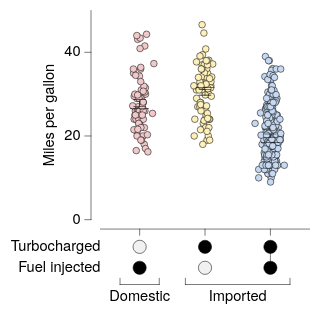

Source (Vega-Lite JSON):
### Vega-Lite specification from a JSON file in a GitHub repository (floating-point values rounded to 4 significant figures; data arrays with more than 128 entries replaced by an {"elided": "..."} marker saying what was removed)
{"background": null, "config": {"arc": {"fill": "#DBDBDB", "fillOpacity": 1.0, "innerRadius": 25.0, "padAngle": 0.03, "stroke": "black", "strokeOpacity": 1, "strokeWidth": 0.25}, "area": {"fill": "#DBDBDB", "fillOpacity": 1.0, "stroke": "black", "strokeOpacity": 1, "strokeWidth": 0.25}, "axis": {"domain": true, "domainCap": "round", "domainColor": "black", "domainWidth": 0.25, "grid": false, "gridCap": "round", "gridColor": "#F1F1F1", "gridDash": [0, 0], "gridOpacity": 1.0, "gridWidth": 0.25, "labelColor": "black", "labelFont": "Helvetica Neue", "labelFontSize": 7, "labelFontStyle": "normal", "labelFontWeight": 400, "offset": 4.5, "ticks": true, "tickCap": "round", "tickColor": "black", "tickRound": false, "tickSize": 3, "tickWidth": 0.25, "titleColor": "black", "titleFont": "Helvetica Neue", "titleFontSize": 7, "titleFontStyle": "normal", "titleFontWeight": 400}, "axisX": {"domain": true, "labelAlign": "center", "labelAngle": 0, "labels": true, "ticks": true, "translate": 0}, "axisY": {"domain": true, "labelAlign": "right", "labelAngle": 0, "labels": true, "ticks": true, "translate": 0}, "axisRight": {"domain": true, "labelAlign": "left", "labelAngle": 0, "labels": true, "ticks": true, "translate": 0}, "axisTop": {"domain": true, "labelAlign": "center", "labelAngle": 0, "labels": true, "ticks": true, "translate": 0}, "axisBand": {"tickOffset": 0}, "bar": {"fill": "#DBDBDB", "fillOpacity": 1.0, "stroke": "black", "strokeOpacity": 1, "strokeWidth": 0.25}, "boxplot": {"size": 9.0, "ticks": {"cornerRadius": 0.25, "fill": "black", "size": 4.5, "thickness": 0.25}, "box": {"fillOpacity": 1.0, "stroke": "black", "strokeOpacity": 1, "strokeWidth": 0.25}, "median": {"fill": "black", "fillOpacity": 1.0, "size": 9.0, "thickness": 0.25}, "rule": {"fill": "black", "fillOpacity": 1.0, "size": 10.0, "stroke": "black", "strokeDash": [0, 0], "strokeOpacity": 1, "strokeWidth": 0.25}, "outliers": {"color": "black", "fill": "black", "fillOpacity": 1.0, "size": 0, "stroke": "black", "strokeOpacity": 1, "strokeWidth": 0.25}}, "circle": {"fill": "black", "fillOpacity": 1.0, "size": 0.5, "stroke": null, "strokeOpacity": 1, "strokeWidth": 0.25}, "errorband": {"band": {"fillOpacity": 0.6, "stroke": null, "strokeWidth": 0.25, "strokeOpacity": 1}, "borders": {"opacity": 0, "strokeOpacity": 0.25, "strokeWidth": 1}}, "errorbar": {"opacity": 1, "rule": {"strokeDash": [0, 0], "strokeWidth": 0.25}, "ticks": {"color": "black", "cornerRadius": 0.125, "opacity": 1, "size": 6.0, "thickness": 0.25}, "thickness": 0.25}, "font": "Helvetica Neue", "geoshape": {"fill": "#DBDBDB", "fillOpacity": 1.0, "stroke": "black", "strokeOpacity": 1, "strokeWidth": 0.25}, "header": {"labelColor": "black", "labelFont": "Helvetica Neue", "labelFontSize": 7, "labelFontStyle": "normal", "labelFontWeight": 400, "titleColor": "black", "titleFont": "Helvetica Neue", "titleFontSize": 7, "titleFontStyle": "normal", "titleFontWeight": 400, "titlePadding": 0}, "legend": {"disable": false, "offset": 4.5, "titlePadding": 4, "labelOffset": 2, "gradientLabelOffset": 2, "gradientLength": 50.0, "gradientThickness": 5.0, "gradientOpacity": 1.0, "gradientStrokeColor": "black", "gradientStrokeWidth": 0.25, "labelColor": "black", "labelFont": "Helvetica Neue", "labelFontSize": 7, "labelFontStyle": "normal", "labelFontWeight": 400, "strokeColor": "black", "strokeWidth": 0, "symbolSize": 42, "symbolStrokeColor": "black", "symbolStrokeWidth": 0.25, "titleColor": "black", "titleFont": "Helvetica Neue", "titleFontSize": 7, "titleFontStyle": "normal", "titleFontWeight": 400}, "line": {"color": "black", "stroke": "black", "strokeCap": "round", "strokeDash": [0, 0], "strokeOpacity": 1, "strokeWidth": 0.375}, "point": {"filled": true, "fill": "#DBDBDB", "fillOpacity": 1.0, "size": 5.0, "stroke": "black", "strokeOpacity": 1, "strokeWidth": 0.25}, "range": {"category": ["#C6D9F1", "#F1C9CB", "#FEF0B9", "#CEE37A", "#7AA8E0", "#E589A3", "#FDDD5D", "#68B961", "#4177B1", "#C35082", "#E5C227", "#438156"], "diverging": {"scheme": ["#C35082", "#CE6D94", "#D989A7", "#E2A4BA", "#EABFCE", "#F1DBE2", "#F6F6F6", "#D7E0EB", "#B9CBE0", "#9BB6D5", "#7DA1C9", "#5F8CBD", "#4177B1"]}, "heatmap": {"scheme": ["#130010", "#27022E", "#370453", "#3D1E76", "#3A3B92", "#2E57AA", "#1374BA", "#1A90BE", "#20ABC1", "#27C6C1", "#48DEB3", "#91EE9F"]}, "ordinal": {"scheme": ["#F1F1F1", "#DBDBDB", "#C6C6C6", "#B2B2B2", "#9D9D9D", "#898989", "#767676", "#636363", "#515151", "#404040", "#2F2F2F", "#1F1F1F"]}, "ramp": {"scheme": ["#130010", "#27022E", "#370453", "#3D1E76", "#3A3B92", "#2E57AA", "#1374BA", "#1A90BE", "#20ABC1", "#27C6C1", "#48DEB3", "#91EE9F"]}}, "rule": {"color": "black", "stroke": "black", "strokeCap": "round", "strokeDash": [2, 2], "strokeOpacity": 1, "strokeWidth": 0.25}, "scale": {"bandPaddingInner": 0.1, "bandPaddingOuter": 0.1, "round": false}, "rect": {"fill": "#DBDBDB", "fillOpacity": 1.0, "stroke": "black", "strokeOpacity": 1, "strokeWidth": 0.25}, "square": {"fill": "#DBDBDB", "fillOpacity": 1.0, "size": 10.0, "stroke": "black", "strokeOpacity": 1, "strokeWidth": 0.25}, "text": {"color": "black", "font": "Helvetica Neue", "fontSize": 7, "fontStyle": "normal", "fontWeight": 400}, "title": {"anchor": "middle", "frame": "group", "color": "black", "font": "Helvetica Neue", "fontSize": 7, "fontStyle": "normal", "fontWeight": 400, "subtitleColor": "black", "subtitleFont": "Helvetica Neue", "subtitleFontSize": "Helvetica Neue", "subtitleFontStyle": "normal", "subtitleFontWeight": 400}, "view": {"continuousWidth": 100, "continuousHeight": 100, "discreteWidth": 100, "discreteHeight": 100, "fill": null, "stroke": null, "strokeWidth": 0.25}}, "vconcat": [{"layer": [{"data": {"name": "data-5a85ede2053d4aec77293cfb476ae07b"}, "mark": {"type": "circle", "opacity": 1.0, "size": 10.0, "stroke": "black", "strokeOpacity": 1, "strokeWidth": 0.25}, "encoding": {"color": {"field": "Origin", "legend": null, "sort": ["USA", "Europe", "Japan"], "title": null, "type": "nominal"}, "x": {"axis": {"labels": false, "title": null}, "field": "Origin", "sort": ["USA", "Europe", "Japan"], "title": "Origin", "type": "nominal"}, "xOffset": {"field": "jitter_x", "scale": {"domain": [-7.33, 7.33], "range": [5.17, 19.83]}, "type": "quantitative"}, "y": {"field": "Miles_per_Gallon", "title": "Miles per gallon", "type": "quantitative"}}}, {"data": {"name": "data-64e7897fd8423deef5c97d660b6d3367"}, "mark": {"type": "errorbar"}, "encoding": {"x": {"axis": {"labels": false, "title": null}, "field": "Origin", "sort": ["USA", "Europe", "Japan"], "title": "Origin", "type": "nominal"}, "y": {"field": "__mean", "title": "Miles per gallon", "type": "quantitative"}, "yError": {"field": "__error"}}}, {"data": {"name": "data-5a85ede2053d4aec77293cfb476ae07b"}, "mark": {"type": "boxplot", "box": {"fillOpacity": 0, "strokeOpacity": 0}, "outliers": {"opacity": 0}, "rule": {"strokeOpacity": 0}, "ticks": false}, "encoding": {"x": {"axis": {"labels": false, "title": null}, "field": "Origin", "sort": ["USA", "Europe", "Japan"], "title": "Origin", "type": "nominal"}, "y": {"field": "Miles_per_Gallon", "title": "Miles per gallon", "type": "quantitative"}}}]}, {"layer": [{"data": {"name": "data-e9ffcdc4fcc95feede33106e6d54f958"}, "mark": {"type": "text", "align": "right", "baseline": "middle", "fontSize": 7}, "encoding": {"text": {"field": "__label", "type": "nominal"}, "x": {"value": 0}, "y": {"axis": {"domain": false, "grid": false, "labels": false, "ticks": false, "title": null}, "bandPosition": 0.5, "field": "__label", "scale": {"domain": ["Turbocharged", "Fuel injected"], "range": [0, 20]}, "sort": ["Turbocharged", "Fuel injected"], "type": "nominal"}}}, {"data": {"name": "data-855c1be87197a0061c85a625701bdfa1"}, "mark": {"type": "line", "strokeDash": [0, 0], "strokeWidth": 0.25}, "encoding": {"detail": {"field": "__line_id", "type": "nominal"}, "x": {"axis": {"domain": false, "grid": false, "labels": false, "ticks": false, "title": null}, "field": "__category", "sort": ["USA", "Europe", "Japan"], "type": "nominal"}, "y": {"axis": {"domain": false, "grid": false, "labels": false, "ticks": false, "title": null}, "bandPosition": 0.5, "field": "__label", "scale": {"domain": ["Turbocharged", "Fuel injected"], "range": [0, 20]}, "sort": ["Turbocharged", "Fuel injected"], "type": "nominal"}}}, {"data": {"name": "data-fde25d87044d2be5ff764ab921614913"}, "mark": {"type": "point", "dy": -0.7, "fill": "#F1F1F1", "filled": true, "shape": "circle", "size": 40.0, "strokeWidth": 0.25}, "encoding": {"x": {"axis": {"domain": false, "grid": false, "labels": false, "ticks": false, "title": null}, "field": "__category", "sort": ["USA", "Europe", "Japan"], "type": "nominal"}, "y": {"axis": {"domain": false, "grid": false, "labels": false, "ticks": false, "title": null}, "bandPosition": 0.5, "field": "__label", "scale": {"domain": ["Turbocharged", "Fuel injected"], "range": [0, 20]}, "sort": ["Turbocharged", "Fuel injected"], "type": "nominal"}}}, {"data": {"name": "data-c07417c9758f9ee1232814ed56e56a94"}, "mark": {"type": "point", "color": "black", "dy": -0.7, "filled": true, "shape": "circle", "size": 40.0, "strokeWidth": 0.25}, "encoding": {"x": {"axis": {"domain": false, "grid": false, "labels": false, "ticks": false, "title": null}, "field": "__category", "sort": ["USA", "Europe", "Japan"], "type": "nominal"}, "y": {"axis": {"domain": false, "grid": false, "labels": false, "ticks": false, "title": null}, "bandPosition": 0.5, "field": "__label", "scale": {"domain": ["Turbocharged", "Fuel injected"], "range": [0, 20]}, "sort": ["Turbocharged", "Fuel injected"], "type": "nominal"}}}, {"data": {"values": [{"__dysonsphere__": 1}]}, "mark": {"type": "rule", "color": "black", "strokeDash": [0, 0], "strokeWidth": 0.25}, "encoding": {"x": {"value": 9.375}, "x2": {"value": 28.12}, "y": {"value": 23.0}}}, {"data": {"values": [{"__dysonsphere__": 1}]}, "mark": {"type": "rule", "color": "black", "strokeDash": [0, 0], "strokeWidth": 0.25}, "encoding": {"x": {"value": 9.375}, "y": {"value": 20.0}, "y2": {"value": 23.0}}}, {"data": {"values": [{"__dysonsphere__": 1}]}, "mark": {"type": "rule", "color": "black", "strokeDash": [0, 0], "strokeWidth": 0.25}, "encoding": {"x": {"value": 28.12}, "y": {"value": 20.0}, "y2": {"value": 23.0}}}, {"data": {"name": "data-cbea65e2861bce3c263613efd1b8a039"}, "mark": {"type": "text", "align": "center", "baseline": "top", "color": "black", "fontSize": 7}, "encoding": {"text": {"field": "__slabel", "type": "nominal"}, "x": {"value": 18.75}, "y": {"value": 25.0}}}, {"data": {"values": [{"__dysonsphere__": 1}]}, "mark": {"type": "rule", "color": "black", "strokeDash": [0, 0], "strokeWidth": 0.25}, "encoding": {"x": {"value": 40.62}, "x2": {"value": 90.62}, "y": {"value": 23.0}}}, {"data": {"values": [{"__dysonsphere__": 1}]}, "mark": {"type": "rule", "color": "black", "strokeDash": [0, 0], "strokeWidth": 0.25}, "encoding": {"x": {"value": 40.62}, "y": {"value": 20.0}, "y2": {"value": 23.0}}}, {"data": {"values": [{"__dysonsphere__": 1}]}, "mark": {"type": "rule", "color": "black", "strokeDash": [0, 0], "strokeWidth": 0.25}, "encoding": {"x": {"value": 90.62}, "y": {"value": 20.0}, "y2": {"value": 23.0}}}, {"data": {"name": "data-8ffed4688d1cea6faf2d4c83dc30674f"}, "mark": {"type": "text", "align": "center", "baseline": "top", "color": "black", "fontSize": 7}, "encoding": {"text": {"field": "__slabel", "type": "nominal"}, "x": {"value": 65.62}, "y": {"value": 25.0}}}], "height": 34.0, "view": {"fill": null, "stroke": null}, "width": 100}], "resolve": {"scale": {"x": "shared"}}, "spacing": 0, "$schema": "https://vega.github.io/schema/vega-lite/v6.4.1.json", "datasets": {"data-5a85ede2053d4aec77293cfb476ae07b": {"elided": "398 records"}, "data-64e7897fd8423deef5c97d660b6d3367": [{"Origin": "USA", "__mean": 20.08, "__error": 0.4058, "__dysonsphere__": 1}, {"Origin": "Japan", "__mean": 30.45, "__error": 0.6852, "__dysonsphere__": 1}, {"Origin": "Europe", "__mean": 27.89, "__error": 0.8037, "__dysonsphere__": 1}], "data-e9ffcdc4fcc95feede33106e6d54f958": [{"__label": "Turbocharged", "__dysonsphere__": 1}, {"__label": "Fuel injected", "__dysonsphere__": 1}], "data-855c1be87197a0061c85a625701bdfa1": [{"__category": "USA", "__label": "Turbocharged", "__line_id": "USA_0_1", "__dysonsphere__": 1}, {"__category": "USA", "__label": "Fuel injected", "__line_id": "USA_0_1", "__dysonsphere__": 1}], "data-fde25d87044d2be5ff764ab921614913": [{"__label": "Turbocharged", "__category": "Europe", "__value": "−", "__dysonsphere__": 1}, {"__label": "Fuel injected", "__category": "Japan", "__value": "−", "__dysonsphere__": 1}], "data-c07417c9758f9ee1232814ed56e56a94": [{"__label": "Turbocharged", "__category": "USA", "__value": "+", "__dysonsphere__": 1}, {"__label": "Turbocharged", "__category": "Japan", "__value": "+", "__dysonsphere__": 1}, {"__label": "Fuel injected", "__category": "USA", "__value": "+", "__dysonsphere__": 1}, {"__label": "Fuel injected", "__category": "Europe", "__value": "+", "__dysonsphere__": 1}], "data-cbea65e2861bce3c263613efd1b8a039": [{"__slabel": "Domestic", "__dysonsphere__": 1}], "data-8ffed4688d1cea6faf2d4c83dc30674f": [{"__slabel": "Imported", "__dysonsphere__": 1}]}}
